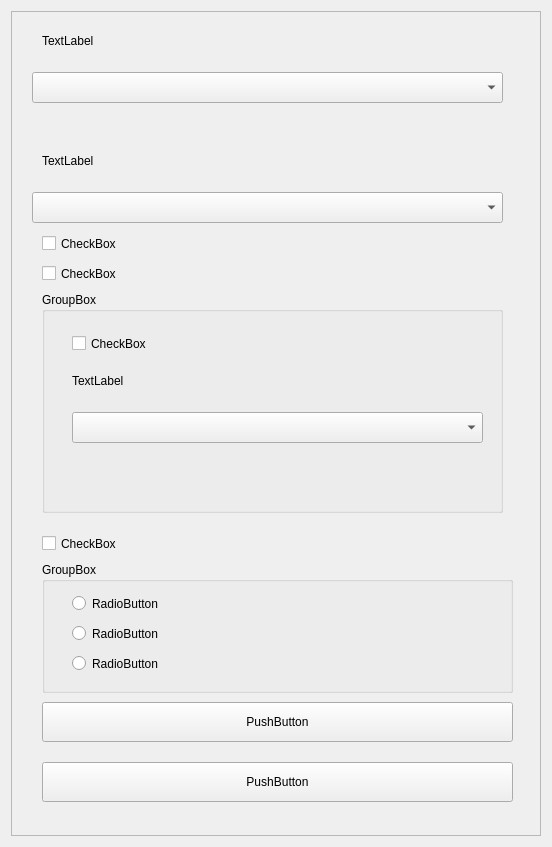
<?xml version="1.0" encoding="UTF-8"?>
<ui version="4.0">
 <class>Form</class>
 <widget class="QWidget" name="Form">
  <property name="geometry">
   <rect>
    <x>0</x>
    <y>0</y>
    <width>552</width>
    <height>847</height>
   </rect>
  </property>
  <property name="windowTitle">
   <string>Form</string>
  </property>
  <layout class="QVBoxLayout" name="verticalLayout_2">
   <item>
    <widget class="QScrollArea" name="scrollArea">
     <property name="verticalScrollBarPolicy">
      <enum>Qt::ScrollBarAsNeeded</enum>
     </property>
     <property name="widgetResizable">
      <bool>true</bool>
     </property>
     <widget class="QWidget" name="scrollAreaWidgetContents_3">
      <property name="geometry">
       <rect>
        <x>0</x>
        <y>0</y>
        <width>532</width>
        <height>827</height>
       </rect>
      </property>
      <widget class="QLabel" name="themeLabel">
       <property name="geometry">
        <rect>
         <x>30</x>
         <y>140</y>
         <width>67</width>
         <height>17</height>
        </rect>
       </property>
       <property name="text">
        <string>TextLabel</string>
       </property>
      </widget>
      <widget class="QComboBox" name="themeComboBox">
       <property name="geometry">
        <rect>
         <x>20</x>
         <y>180</y>
         <width>471</width>
         <height>31</height>
        </rect>
       </property>
      </widget>
      <widget class="QComboBox" name="languageComboBox">
       <property name="geometry">
        <rect>
         <x>20</x>
         <y>60</y>
         <width>471</width>
         <height>31</height>
        </rect>
       </property>
      </widget>
      <widget class="QLabel" name="languageLabel">
       <property name="geometry">
        <rect>
         <x>30</x>
         <y>20</y>
         <width>67</width>
         <height>17</height>
        </rect>
       </property>
       <property name="text">
        <string>TextLabel</string>
       </property>
      </widget>
      <widget class="QCheckBox" name="mirrorModeCheckBox">
       <property name="geometry">
        <rect>
         <x>30</x>
         <y>220</y>
         <width>461</width>
         <height>23</height>
        </rect>
       </property>
       <property name="text">
        <string>CheckBox</string>
       </property>
      </widget>
      <widget class="QGroupBox" name="smileysGroupBox">
       <property name="geometry">
        <rect>
         <x>30</x>
         <y>280</y>
         <width>461</width>
         <height>221</height>
        </rect>
       </property>
       <property name="title">
        <string>GroupBox</string>
       </property>
       <widget class="QCheckBox" name="smileysCheckBox">
        <property name="geometry">
         <rect>
          <x>30</x>
          <y>40</y>
          <width>92</width>
          <height>23</height>
         </rect>
        </property>
        <property name="text">
         <string>CheckBox</string>
        </property>
       </widget>
       <widget class="QLabel" name="smileysPackLabel">
        <property name="geometry">
         <rect>
          <x>30</x>
          <y>80</y>
          <width>411</width>
          <height>17</height>
         </rect>
        </property>
        <property name="text">
         <string>TextLabel</string>
        </property>
       </widget>
       <widget class="QComboBox" name="smileysPackComboBox">
        <property name="geometry">
         <rect>
          <x>30</x>
          <y>120</y>
          <width>411</width>
          <height>31</height>
         </rect>
        </property>
       </widget>
      </widget>
      <widget class="QCheckBox" name="compactModeCheckBox">
       <property name="geometry">
        <rect>
         <x>30</x>
         <y>250</y>
         <width>461</width>
         <height>23</height>
        </rect>
       </property>
       <property name="text">
        <string>CheckBox</string>
       </property>
      </widget>
      <widget class="QPushButton" name="importStickersPushButton">
       <property name="geometry">
        <rect>
         <x>30</x>
         <y>750</y>
         <width>471</width>
         <height>40</height>
        </rect>
       </property>
       <property name="text">
        <string>PushButton</string>
       </property>
      </widget>
      <widget class="QPushButton" name="importSmileysPushButton">
       <property name="geometry">
        <rect>
         <x>30</x>
         <y>690</y>
         <width>471</width>
         <height>40</height>
        </rect>
       </property>
       <property name="text">
        <string>PushButton</string>
       </property>
      </widget>
      <widget class="QCheckBox" name="showAvatarsCheckBox">
       <property name="geometry">
        <rect>
         <x>30</x>
         <y>520</y>
         <width>461</width>
         <height>23</height>
        </rect>
       </property>
       <property name="text">
        <string>CheckBox</string>
       </property>
      </widget>
      <widget class="QGroupBox" name="appClosingGroupBox">
       <property name="geometry">
        <rect>
         <x>30</x>
         <y>550</y>
         <width>471</width>
         <height>131</height>
        </rect>
       </property>
       <property name="title">
        <string>GroupBox</string>
       </property>
       <widget class="QRadioButton" name="closeRadioButton">
        <property name="geometry">
         <rect>
          <x>30</x>
          <y>30</y>
          <width>421</width>
          <height>23</height>
         </rect>
        </property>
        <property name="text">
         <string>RadioButton</string>
        </property>
       </widget>
       <widget class="QRadioButton" name="hideRadioButton">
        <property name="geometry">
         <rect>
          <x>30</x>
          <y>60</y>
          <width>431</width>
          <height>23</height>
         </rect>
        </property>
        <property name="text">
         <string>RadioButton</string>
        </property>
       </widget>
       <widget class="QRadioButton" name="closeToTrayRadioButton">
        <property name="geometry">
         <rect>
          <x>30</x>
          <y>90</y>
          <width>421</width>
          <height>23</height>
         </rect>
        </property>
        <property name="text">
         <string>RadioButton</string>
        </property>
       </widget>
      </widget>
     </widget>
    </widget>
   </item>
  </layout>
 </widget>
 <resources/>
 <connections/>
</ui>
